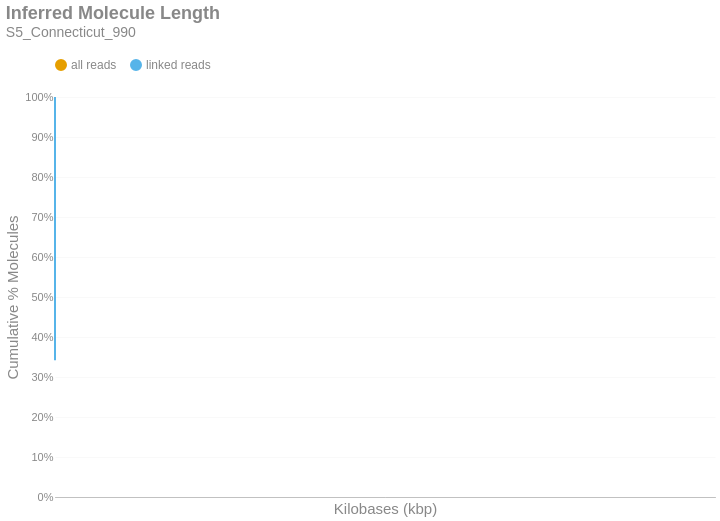

Notebook code cell kept with this figure:
### Markdown cell above
### Inferred Molecule Length
This is the cumulative frequency distribution of molecule lengths inferred from the first and last alignment positions along a contig for all alignments associated with a single linked-read barcode on a given contig.There are two distributions: one with `all` the alignments (yellow) and another with only `linked reads` (blue). The percent of molecules in the `linked reads` distribution is relative to the total number of linked molecules.

### Code cell
if SKIPLR:
    print_html(f"Skipped")
else:
    binned_df = consolidated_hist(valids['length_inferred']/1000, mask, 10, True)
    binned_df = binned_df.with_columns(
        pl.when(pl.col('bin').cast(pl.Utf8) == '0').then(pl.lit('1')).otherwise(pl.col('bin').cast(pl.Utf8)).alias('bin')
    )
    with SafeRender(binned_df):
        (
            density_plot(binned_df, 'Inferred Molecule Length', samplename, 'inferredlen')
            .transform_calculate(bin_kb='datum.bin / 1000')
            .encode(
                x=alt.X('bin_kb:Q', title="Kilobases (kbp)").scale(type='log', padding=0).axis(labelAngle=-40),
                y=alt.Y('value:Q', title='Cumulative % Molecules')
                    .axis(format='%')
                    .stack(False)
                    .scale(domainMin=0, domainMax=1,padding=0),
                color=alt.Color("key:N").scale(domain = ["all reads", "linked reads"]),
                tooltip = [
                    alt.Tooltip("key:N", title = "Data Type"),
                    alt.Tooltip("range_label:N", title="Kilobases"),
                    alt.Tooltip("value:Q", format = ".2%", title="% Molecules (Cum.)")
                ]
            )
        ).display()

### Figure 1 — Vega-Lite specification as saved in the notebook (floating-point values rounded to 4 significant figures; data arrays with more than 128 entries replaced by an {"elided": "..."} marker saying what was removed)
{"width": "container", "height": 400, "config": {"title": {"anchor": "start", "dy": -15, "fontSize": 18, "color": "#888888", "subtitleColor": "#888888", "subtitleFontSize": 14}, "arc": {"fill": "#0072B2"}, "axis": {"domainColor": "#888888", "domainWidth": 0.5, "gridWidth": 0.2, "grid": false, "titleFontWeight": 400, "titleFontSize": 15, "labelFontSize": 11, "labelColor": "#888888", "tickColor": "#888888", "tickWidth": 0.2, "titleColor": "#888888"}, "axisBand": {"grid": false}, "axisX": {"grid": true, "tickSize": 10, "domainCap": "round"}, "axisY": {"domain": false, "grid": true, "tickSize": 0, "domainCap": "round"}, "background": "transparent", "header": {"labelFontSize": 15, "labelColor": "#888888", "titleFontSize": 15, "titleFontWeight": 600, "titleColor": "#888888"}, "legend": {"labelFont": "sans-serif", "labelFontSize": 12, "labelColor": "#888888", "symbolSize": 100, "symbolType": "circle", "titleFontSize": 12, "titlePadding": 10, "titleColor": "#888888", "title": null, "orient": "top"}, "range": {"category": ["#E69F00", "#56B4E9", "#009E73", "#F0E442", "#0072B2", "#D55E00", "#CC79A7", "#000000"], "diverging": ["#cfe8f3", "#a2d4ec", "#73bfe2", "#46abdb", "#1696d2", "#12719e"]}, "area": {"fill": "#0072B2", "fillOpacity": 0.7, "line": true, "strokeOpacity": 0.7}, "line": {"color": "#0072B2", "stroke": "#0072B2", "strokeWidth": 2}, "trail": {"color": "#0072B2", "stroke": "#0072B2", "strokeWidth": 0, "size": 1}, "point": {"filled": true, "fillOpacity": 1.0, "size": 95}, "text": {"color": "#888888", "fontSize": 11, "align": "right", "fontWeight": 400, "size": 11}, "bar": {"fill": "#0072B2", "stroke": null}, "view": {"stroke": null, "continuousWidth": 660, "continuousHeight": 400}}, "data": {"name": "data-e4461f6dc28e8ccf0a439aac4acbf111"}, "mark": {"type": "line", "interpolate": "monotone", "point": {"opacity": 0, "size": 275}}, "encoding": {"color": {"field": "key", "scale": {"domain": ["all reads", "linked reads"]}, "type": "nominal"}, "tooltip": [{"field": "key", "title": "Data Type", "type": "nominal"}, {"field": "range_label", "title": "Kilobases", "type": "nominal"}, {"field": "value", "format": ".2%", "title": "% Molecules (Cum.)", "type": "quantitative"}], "x": {"axis": {"labelAngle": -40}, "field": "bin_kb", "scale": {"type": "log", "padding": 0}, "title": "Kilobases (kbp)", "type": "quantitative"}, "y": {"axis": {"format": "%"}, "field": "value", "scale": {"domainMin": 0, "domainMax": 1, "padding": 0}, "stack": false, "title": "Cumulative % Molecules", "type": "quantitative"}}, "params": [{"name": "param_c36ac31b6afebe62", "select": {"type": "point", "fields": ["key"]}, "bind": "legend"}], "title": {"text": "Inferred Molecule Length", "subtitle": "S5_Connecticut_990"}, "transform": [{"fold": ["all reads (cumsum)", "linked reads (cumsum)"]}, {"calculate": "replace(datum.key, ' (cumsum)', '')", "as": "key"}, {"filter": {"param": "param_c36ac31b6afebe62"}}, {"calculate": "datum.bin / 1000", "as": "bin_kb"}], "usermeta": {"embedOptions": {"downloadFileName": "S5_Connecticut_990.inferredlen"}}, "$schema": "https://vega.github.io/schema/vega-lite/v6.1.0.json", "datasets": {"data-e4461f6dc28e8ccf0a439aac4acbf111": {"elided": "755 records"}}}
